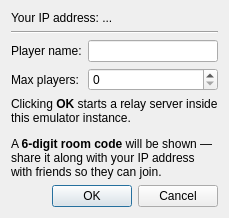
<?xml version="1.0" encoding="UTF-8"?>
<ui version="4.0">
 <class>RelayHostDialog</class>
 <widget class="QDialog" name="RelayHostDialog">
  <property name="geometry">
   <rect>
    <x>0</x>
    <y>0</y>
    <width>440</width>
    <height>250</height>
   </rect>
  </property>
  <property name="windowTitle">
   <string>Host Game - KHWaterMelonMix</string>
  </property>
  <layout class="QVBoxLayout" name="verticalLayout">
   <property name="sizeConstraint">
    <enum>QLayout::SizeConstraint::SetFixedSize</enum>
   </property>

   <item>
    <widget class="QLabel" name="lblYourIP">
     <property name="text">
      <string>Your IP address: ...</string>
     </property>
     <property name="textFormat">
      <enum>Qt::TextFormat::RichText</enum>
     </property>
     <property name="wordWrap">
      <bool>true</bool>
     </property>
    </widget>
   </item>

   <item>
    <widget class="QFrame" name="line">
     <property name="frameShape">
      <enum>QFrame::Shape::HLine</enum>
     </property>
     <property name="frameShadow">
      <enum>QFrame::Shadow::Sunken</enum>
     </property>
    </widget>
   </item>

   <item>
    <layout class="QFormLayout" name="formLayout">
     <item row="0" column="0">
      <widget class="QLabel" name="label">
       <property name="text">
        <string>Player name:</string>
       </property>
      </widget>
     </item>
     <item row="0" column="1">
      <widget class="QLineEdit" name="txtPlayerName"/>
     </item>
     <item row="1" column="0">
      <widget class="QLabel" name="label_2">
       <property name="text">
        <string>Max players:</string>
       </property>
      </widget>
     </item>
     <item row="1" column="1">
      <widget class="QSpinBox" name="sbNumPlayers"/>
     </item>
    </layout>
   </item>

   <item>
    <widget class="QLabel" name="label_info">
     <property name="text">
      <string>&lt;html&gt;&lt;body&gt;&lt;p&gt;Clicking &lt;b&gt;OK&lt;/b&gt; starts a relay server inside this emulator instance.&lt;/p&gt;&lt;p&gt;A &lt;b&gt;6-digit room code&lt;/b&gt; will be shown — share it along with your IP address with friends so they can join.&lt;/p&gt;&lt;/body&gt;&lt;/html&gt;</string>
     </property>
     <property name="wordWrap">
      <bool>true</bool>
     </property>
    </widget>
   </item>

   <item>
    <widget class="QDialogButtonBox" name="buttonBox">
     <property name="orientation">
      <enum>Qt::Orientation::Horizontal</enum>
     </property>
     <property name="standardButtons">
      <set>QDialogButtonBox::StandardButton::Cancel|QDialogButtonBox::StandardButton::Ok</set>
     </property>
    </widget>
   </item>

  </layout>
 </widget>
 <resources/>
 <connections>
  <connection>
   <sender>buttonBox</sender>
   <signal>accepted()</signal>
   <receiver>RelayHostDialog</receiver>
   <slot>accept()</slot>
   <hints>
    <hint type="sourcelabel"><x>248</x><y>240</y></hint>
    <hint type="destinationlabel"><x>157</x><y>260</y></hint>
   </hints>
  </connection>
  <connection>
   <sender>buttonBox</sender>
   <signal>rejected()</signal>
   <receiver>RelayHostDialog</receiver>
   <slot>reject()</slot>
   <hints>
    <hint type="sourcelabel"><x>316</x><y>240</y></hint>
    <hint type="destinationlabel"><x>286</x><y>260</y></hint>
   </hints>
  </connection>
 </connections>
</ui>
